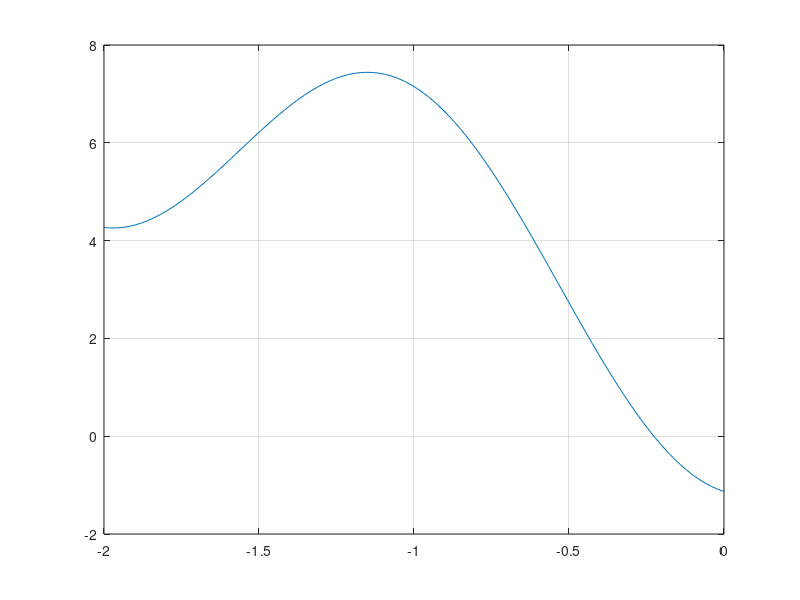

MATLAB code to generate this figure:
%f=@(x)(3+sin(2*x))/(1+exp(0.03*x))-1.2;
f=@(x)0.33*(x-3).^2-3*cos(3*x)-1.1;
x0=0;
x=fzero(f,x0)
xs=linspace(-2, 0);
plot(xs, f(xs))
grid on